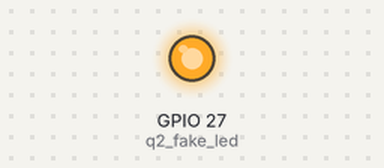
The program below on a simulated Raspberry Pi (BCM pin numbers). Parts: output pins drawn as LEDs (lit = HIGH). What the program prints to the terminal is not drawn.

Above: at 5.0 s.
At 11.0 s:
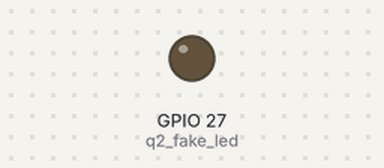
Timing chart, 0 to 15.6 s (numbered marks = the images above):
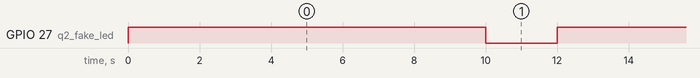

Measured:
- by itself, GPIO 27 (q2_fake_led): alternates HIGH for 10.0 s and LOW for 2.0 s

The program:

lightsensor.py
```python
from gpiozero import LED
from time import sleep

q2_fake_led = LED(27)

try:
	while True:
		q2_fake_led.on()
		sleep(10)
		q2_fake_led.off()
		sleep(2)
		print("Hello! I'm turning on the q2 for 10 seconds, then pausing for two. You can press CTRL+C to exit.")

except KeyboardInterrupt:
	print("Bye bye for now!")
```
